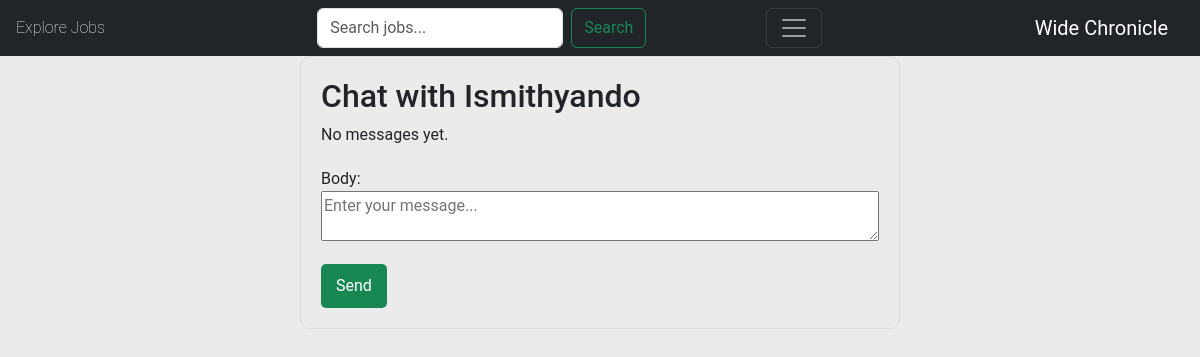
Before: /chat/1/ (signed in) with the older database file.
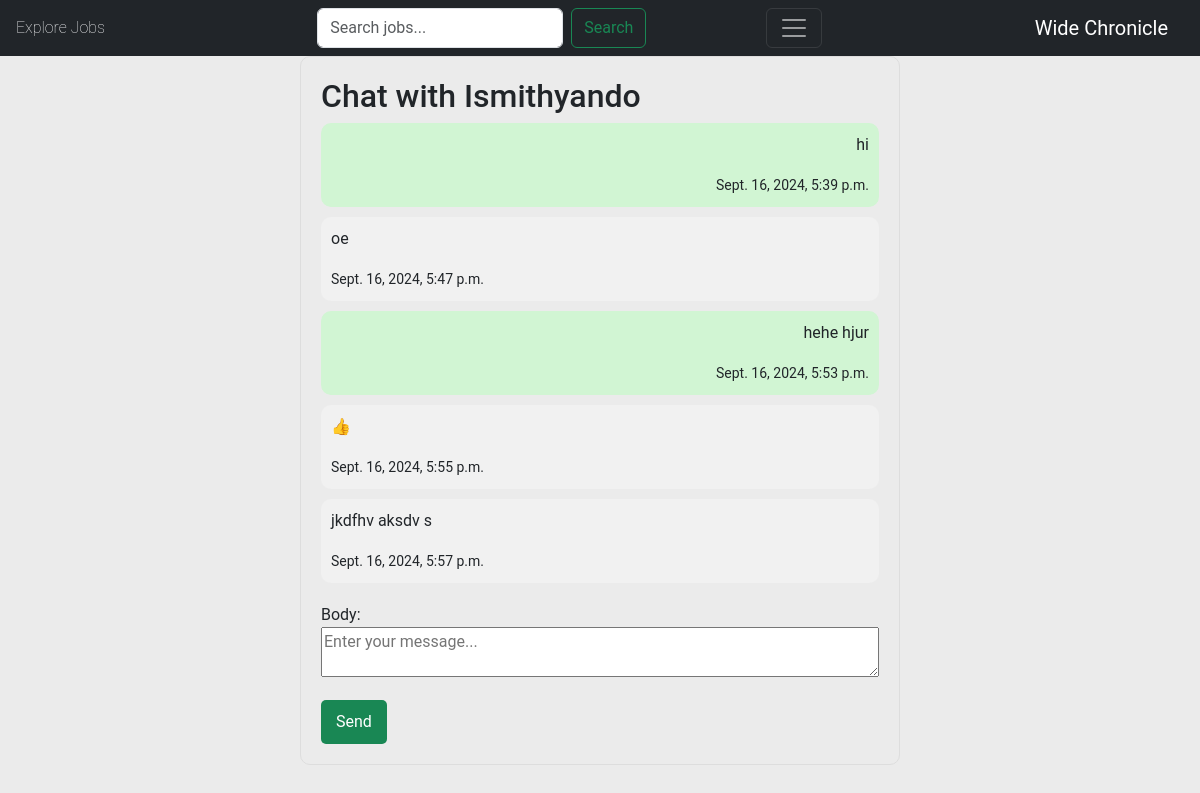
After: the same page with the newer database file.
### accounts/models.py (models this page shows)
class CustomUser(AbstractUser):
    pass
    def role(self):
        if hasattr(self, 'seller'):
            return 'Seller'
        elif hasattr(self, 'buyer'):
            return 'Buyer'
        else:
            return None
    def name(user):
        if hasattr(user, 'seller'):
            return user.seller.name
        elif hasattr(user, 'buyer'):
            return user.buyer.name
    def profile_pic(user):
        if hasattr(user, 'seller'):
            return user.seller.profile_pic.url
        elif hasattr(user, 'buyer'):
            return user.buyer.profile_pic.url
        return user.profile_pic

### jobs/models.py (models this page shows, shortened)
class Message(models.Model):
    sender = models.ForeignKey(User, related_name='sent_messages', on_delete=models.CASCADE)
    receiver = models.ForeignKey(User, related_name='received_messages', on_delete=models.CASCADE)
    body = models.TextField()
    timestamp = models.DateTimeField(auto_now_add=True)

### jobs/views.py (the view)
# urls.py: path('chat/<int:pk>/', chat_thread, name='chat_thread'),
@login_required
def chat_thread(request, pk):
    other_user = get_object_or_404(User, pk=pk)
    messages = Message.objects.filter(
        (models.Q(sender=request.user) & models.Q(receiver=other_user)) |
        (models.Q(sender=other_user) & models.Q(receiver=request.user))
    ).order_by('timestamp')
    if request.method == 'POST':
        form = MessageForm(request.POST)
        if form.is_valid():
            message = form.save(commit=False)
            message.sender = request.user
            message.receiver = other_user
            message.save()
            if other_user != request.user:  # Ensure we are not notifying the current user
                create_notification(other_user, f"You have a new message from {request.user.username}")
            return redirect('chat_thread', pk=pk)  # Redirect to the same chat thread
    else:
        form = MessageForm()
    return render(request, 'chat/chat_thread.html', {
        'form': form,
        'messages': messages,
        'other_user': other_user
    })

### jobs/forms.py
class MessageForm(forms.ModelForm):
    class Meta:
        model = Message
        fields = ['body']
        widgets = {
            'body': forms.Textarea(attrs={'placeholder': 'Enter your message...'}),
        }

### jobs/context_processors.py (called while the page is built)
def unread_notifications(request):
    if request.user.is_authenticated:
        unread_count = Notification.objects.filter(user=request.user, is_read=False).count()
    else:
        unread_count = 0
    return {
        'unread_notifications_count': unread_count
    }

### jobs/templates/chat/chat_thread.html (shortened to what this page needs)
{% extends 'jobs/_base.html'%}
{% block content %}
<!DOCTYPE html>
<html lang="en">
<head>
</head>
<body>
<div class="chat-container">
    <h2>Chat with {{ other_user }}</h2>
    <div class="messages">
        {% for message in messages %}
            <div class="message {% if message.sender == request.user %}sent{% else %}received{% endif %}">
                <p>{{ message.body }}</p>
                <small>{{ message.timestamp }}</small>
            </div>
        {% empty %}
            <p>No messages yet.</p>
        {% endfor %}
    </div>
    <div class="form-container">
        <form method="POST">
            {{ form.as_p }}
            <button type="submit">Send</button>
        </form>
    </div>
</div>
</body>
</html>
{% endblock content %}

### jobs/templates/jobs/_base.html (shortened to what this page needs)
<!DOCTYPE html>
<html lang="en">
  {% load static %}
  {% load icon %}
  {% load bootstrap5 %}
<head>
    {% bootstrap_css %}
    <link rel="stylesheet" href="{% static 'css/style.css' %}">
    <link rel="stylesheet" href="{% static 'css/main.css' %}">
    <link rel="stylesheet" href="https://cdnjs.cloudflare.com/ajax/libs/font-awesome/6.0.0-beta3/css/all.min.css">
    <link rel="stylesheet" href="https://cdn.jsdelivr.net/npm/bootstrap-icons@1.10.0/font/bootstrap-icons.css">
    <link rel="stylesheet" href="https://unpkg.com/feather-icons/dist/feather.css">
</head>
<body>
    <nav class="navbar navbar-dark bg-dark text-light ">
      <div class="container-fluid  header  px-3">
        <a class="navbar-brand logo" href="{% url 'index'%}">
          Wide Chronicle
        </a>
        {% if user.is_authenticated %}
          <a href="{% url 'job-list' %}" class="text-light fw-lighter text-decoration-none fs-6 ">
            Explore Jobs
          </a>
          <div class="gap-5 d-flex">
            <form class="form-inline my-2 my-lg-0 gap-2 d-flex" method="get" action="{% url 'job-list' %}">
              <input class="form-control mr-sm-2" type="search" placeholder="Search jobs..." name="q" value="{{ request.GET.q }}">
              <button class="btn btn-outline-success my-2 my-sm-0" type="submit">Search</button>
            </form>
          <div class="gap-4 d-flex">
          </div>
          <button class="navbar-toggler" type="button" data-bs-toggle="offcanvas" data-bs-target="#offcanvasNavbar" aria-controls="offcanvasNavbar" aria-label="Toggle navigation">
            <span class="navbar-toggler-icon"></span>
          </button>
        </div>
        {% endif %}
      </div>
    </nav>
    {% block content %}
    {% endblock content %}
</body>
</html>

### jobs/static/css/style.css (style rules this page uses)
a { color: #198754; }

### jobs/static/css/main.css (style rules this page uses)
:root { --default-font: "Roboto", system-ui, -apple-system, "Segoe UI", Roboto, "Helvetica Neue", Arial, "Noto Sans", "Liberation Sans", sans-serif, "Apple Color Emoji", "Segoe UI Emoji", "Segoe UI Symbol", "Noto Color Emoji"; --heading-font: "Poppins", sans-serif; --nav-font: "Poppins", sans-serif; }
:root { --background-color: #ffffff; --default-color: #212529; --heading-color: #001973; --accent-color: #0d42ff; --surface-color: #ffffff; --contrast-color: #ffffff; }
:root { --nav-color: rgba(255, 255, 255, 0.6); --nav-hover-color: #ffffff; --nav-mobile-background-color: #ffffff; --nav-dropdown-background-color: #ffffff; --nav-dropdown-color: #212529; --nav-dropdown-hover-color: #0d42ff; }
:root { scroll-behavior: smooth; }
body { color: var(--default-color); background-color: var(--background-color); font-family: var(--default-font); }
a { color: var(--accent-color); text-decoration: none; transition: 0.3s; }
.header { transition: all 0.5s; z-index: 997; }
.header .logo { line-height: 1; }
@media (max-width: 1200px) { .header .logo { order: 1; } }

### jobs/templates/jobs/_base.html (style rules this page uses)
body { background-color: #ebebeb; }

### jobs/templates/chat/chat_thread.html (style rules this page uses)
.chat-container { width: 600px; margin: 0 auto; padding: 20px; border: 1px solid #ddd; border-radius: 10px; }
.message { padding: 10px; margin-bottom: 10px; border-radius: 10px; }
.message.sent { background-color: #d1f5d3; text-align: right; }
.message.received { background-color: #f1f1f1; }
.form-container { margin-top: 20px; }
textarea { width: 100%; height: 50px; }
button { display: inline-block; padding: 10px 15px; background-color: #198754; color: white; border: none; border-radius: 5px; cursor: pointer; }

Changed rows visible on the page:
added Message: body "hi", timestamp "Sept. 16, 2024, 5:39 p.m."
added Message: body "oe", timestamp "Sept. 16, 2024, 5:47 p.m."
added Message: body "hehe hjur", timestamp "Sept. 16, 2024, 5:53 p.m."
added Message: body "👍", timestamp "Sept. 16, 2024, 5:55 p.m."
added Message: body "jkdfhv aksdv s", timestamp "Sept. 16, 2024, 5:57 p.m."
Other visible differences:
text no longer shown: "No messages yet."
